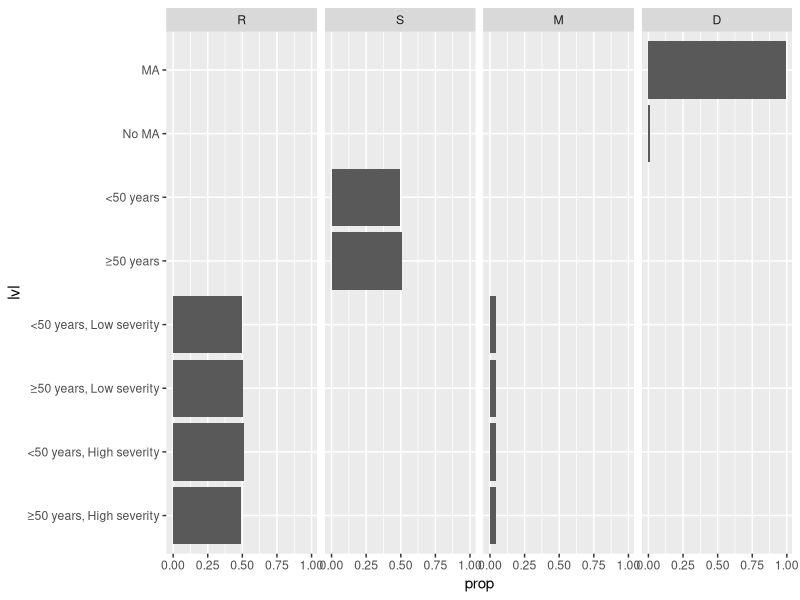

Write the R code that produced this figure.

## AVS Causal Model Prior Predictive Checks

rm(list=ls())
library(data.table)
library(ggplot2)

N_sim <- 10000 ## number of simulations
N_A <- 2       ## number of age groups (<50/>=50)
N_R <- 2       ## number of response categories (no/yes)
N_S <- 2       ## number of severity categories (no/yes)
N_M <- 2       ## number of medical attendance categories (no/yes)
N_D <- 2       ## number of reported medical attendance categories (no/yes)

## setup matrices to hold sampled parameters

alpha <- matrix(NA, nrow = N_sim, ncol = N_A*N_S)
beta <- matrix(NA, nrow = N_sim, ncol = N_A)
gamma <- matrix(NA, nrow = N_sim, ncol = N_A*N_S)
delta <- matrix(NA, nrow = N_sim, ncol = N_M)

## sample from prior distributions

alpha[] <- rnorm(n = N_sim*N_A*N_S, mean = 0, sd = 2)
beta[] <- rnorm(n = N_sim*N_A, mean = 0, sd = 2)
gamma[] <- rnorm(n = N_sim*N_A*N_S, mean = -4.59, sd = 2)
delta[,1] <- rnorm(n = N_sim, mean = -5, sd = 1)
delta[,2] <- rnorm(n = N_sim, mean = 5, sd = 1)

## transform parameters via linear predictors

p <- plogis(alpha)
q <- plogis(beta)
g <- plogis(gamma)
h <- plogis(delta)

## setup matrices to hold sampled data

R <- matrix(NA, nrow = N_sim, ncol = N_A*N_S)
S <- matrix(NA, nrow = N_sim, ncol = N_A)
M <- matrix(NA, nrow = N_sim, ncol = N_A*N_S)
D <- matrix(NA, nrow = N_sim, ncol = N_M)

## push sampled parameters through the likelihoods

R[] <- rbinom(n = N_sim*N_A*N_S, size = 1, prob = p)
S[] <- rbinom(n = N_sim*N_A, size = 1, prob = q)
M[] <- rbinom(n = N_sim*N_A*N_S, size = 1, prob = g)
D[] <- rbinom(n = N_sim*N_M, size = 1, prob = h)

## visualise prior predictive distributions

age_lvls <- c(paste0("\u2265", "50 years"),"<50 years")
sev_lvls <- c("High severity", "Low severity")
age_sev_lvls <- levels(interaction(expand.grid(age_lvls, sev_lvls), sep = ", "))
med_lvls <- c("No MA", "MA")

d_vis <- data.table(var = factor(rep(c("R", "S", "M", "D"), times = N_sim*c(N_A*N_S, N_A, N_A*N_S, N_M)), levels = c("R", "S", "M", "D")),
                    lvl = factor(rep(c(age_sev_lvls, age_lvls, age_sev_lvls, med_lvls), each = N_sim),
                                 levels = c(age_sev_lvls, age_lvls, med_lvls)),
                    val = c(as.vector(R), as.vector(S), as.vector(M), as.vector(D)))
d_vis <- d_vis[, .(prop = mean(val)), by = .(var, lvl)]
d_vis

ggplot(d_vis, aes(y = lvl, x = prop)) +
  facet_grid(~ var) +
  geom_col()
